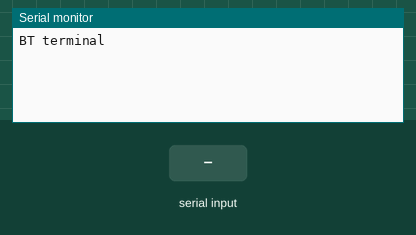
A sketch run on a simulated ESP32. Shown: the last lines printed to the serial monitor. Inputs (shaded band) come from the test bench. Nothing arrives over Bluetooth unless stated.

Above: at 2.2 s.
2.3 s: "1" received over the second serial link
At 3.5 s:
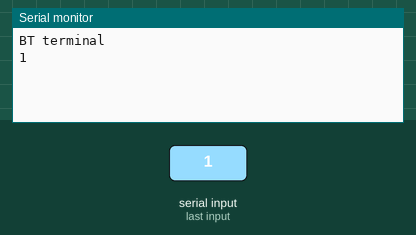
3.8 s: "0" received over the second serial link
At 4.7 s:
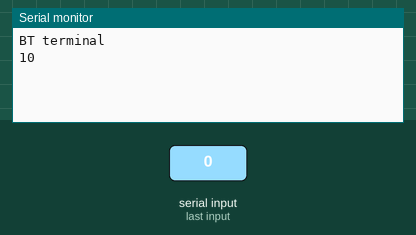

Measured:
- after the input at 2.3 s, the serial monitor: prints a new line at once (image 1)
- after the input at 3.8 s, the serial monitor: prints a new line at once (image 2)

The sketch:

BT01-Terminal.ino
```cpp
#include "BluetoothSerial.h"

BluetoothSerial bt;

void setup() {
  Serial.begin(115200);
  delay(1000);
  Serial.println("BT terminal");

  bt.begin("ESP32-Bt");

}

void loop() {
  if (Serial.available()) {
    bt.write(Serial.read());
  }
  if (bt.available()) {
    Serial.write(bt.read());
  }
  delay(20);
}
```
